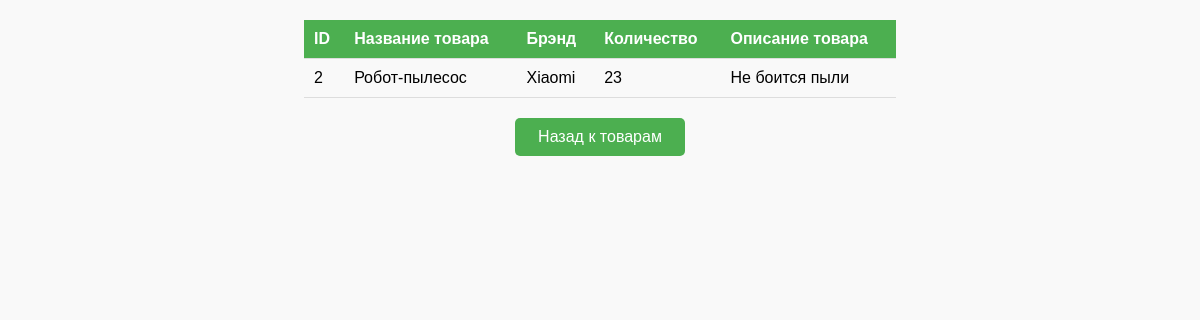
/item/2/, run on the app's committed database.
### App1/models.py (models this page shows)
class Item(models.Model):
    name = models.CharField(max_length=100)
    brand = models.CharField(max_length=100)
    count = models.PositiveIntegerField()
    description = models.CharField(max_length=100)

### App1/views.py (the view)
# urls.py: path('item/<int:id_num>/', views.fu_item),
def fu_item(request, id_num):
    try:
        item = Item.objects.get(id=id_num)
    except Item.DoesNotExist:
        return render(request, 'item_not_found.html', {'item': id_num})
    return render(request, 'item.html', {'item': item})

### templates/item.html (shortened to what this page needs)
<!DOCTYPE html>
<html>
    <head>
    </head>
    <body>
        <table>
            <thead>
                <tr>
                    <th>ID</th>
                    <th>Название товара</th>
                    <th>Брэнд</th>
                    <th>Количество</th>
                    <th>Описание товара</th>
                </tr>
            </thead>
            <tbody>
                <tr>
                    <td>{{ item.id }}</td>
                    <td>{{ item.name }}</td>
                    <td>{{ item.brand }}</td>
                    {% if item.count %}
                      <td>{{ item.count }}</td>
                    {% else %}
                      <td>Товар отсутсвует</td>
                    {% endif %}
                    <td>{{ item.description }}</td>
                </tr>
            </tbody>
        </table>
        <div style="text-align: center;">
            <a class="button" href="/items/">Назад к товарам</a>
        </div>
    </body>
</html>

### templates/item.html (style rules this page uses)
body { font-family: Arial, sans-serif; background-color: #f9f9f9; }
table { border-collapse: collapse; width: 50%; margin: 20px auto; }
th, td { padding: 10px; text-align: left; border-bottom: 1px solid #ddd; }
th { background-color: #4CAF50; color: white; }
.button { display: inline-block; padding: 10px 20px; background-color: #4CAF50; color: white; text-decoration: none; border-radius: 5px; width: 130px; }

### data on the page
Item: id "2", name "Робот-пылесос", brand "Xiaomi", count "23", description "Не боится пыли"
